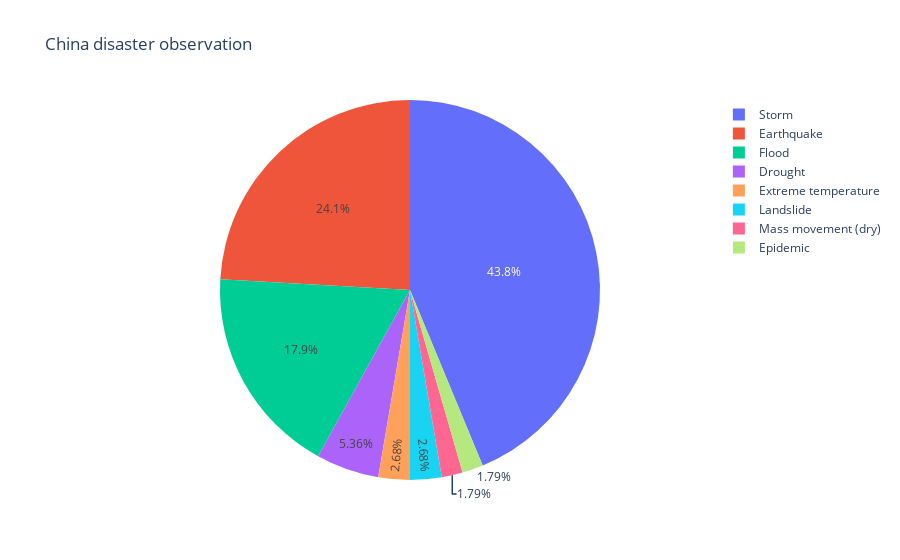

Source (notebook cell):
### Markdown cell above
## About China

### Code cell
import plotly.graph_objects as go 
values =df.query('Country_Name=="China"')['Death_Toll'].value_counts()
m=df.query('Country_Name=="China"')['Type']
fig = go.Figure(data=[go.Pie(labels=m, values=values)])
fig.update_layout(title='China disaster observation')


fig.show()

### Figure 1 — Plotly figure (JSON) as saved in the notebook; plotly's stock layout.template omitted (floating-point values rounded to 4 significant figures)
{"data": [{"labels": ["Storm", "Earthquake", "Earthquake", "Storm", "Drought", "Earthquake", "Mass movement (dry)", "Epidemic", "Extreme temperature ", "Earthquake", "Landslide", "Earthquake", "Earthquake", "Storm", "Flood", "Flood", "Storm", "Storm", "Drought", "Flood", "Storm", "Drought", "Storm", "Flood", "Storm", "Earthquake", "Storm", "Earthquake", "Earthquake", "Flood", "Flood", "Storm", "Flood", "Earthquake", "Storm", "Drought", "Storm", "Storm", "Flood", "Flood", "Flood", "Flood", "Extreme temperature ", "Earthquake", "Storm", "Storm", "Earthquake", "Flood", "Earthquake", "Earthquake", "Flood", "Storm", "Storm", "Flood", "Flood", "Storm", "Flood", "Flood", "Storm", "Storm", "Landslide", "Storm", "Earthquake", "Earthquake", "Flood", "Earthquake", "Drought", "Storm", "Storm", "Earthquake", "Earthquake", "Storm", "Storm", "Storm", "Flood", "Earthquake", "Wildfire", "Storm", "Earthquake", "Storm", "Earthquake", "Flood", "Storm", "Flood", "Storm", "Earthquake", "Storm", "Earthquake", "Storm", "Earthquake", "Landslide", "Flood", "Earthquake", "Storm", "Storm", "Storm", "Storm", "Flood", "Earthquake", "Tropical cyclone", "Earthquake", "Earthquake", "Flood", "Earthquake", "Tropical cyclone", "Flood", "Flood", "Tropical cyclone", "Earthquake", "Tropical cyclone", "Flood", "Tropical cyclone"], "type": "pie", "values": [23, 3, 3, 3, 2, 2, 2, 2, 2, 2, 2, 2, 2, 2, 2, 2, 1, 1, 1, 1, 1, 1, 1, 1, 1, 1, 1, 1, 1, 1, 1, 1, 1, 1, 1, 1, 1, 1, 1, 1, 1, 1, 1, 1, 1, 1, 1, 1, 1, 1, 1, 1, 1, 1, 1, 1, 1, 1, 1, 1, 1, 1, 1, 1, 1, 1, 1, 1, 1, 1, 1, 1]}], "layout": {"title": {"text": "China disaster observation"}}}
